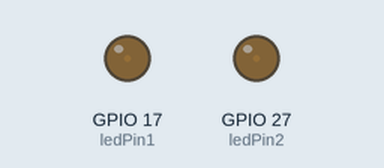
Simulated run of this sketch. Board: ESP32. On the bench: output pins drawn as LEDs (lit = HIGH).

Above: at 0.05 s.
At 2.15 s:
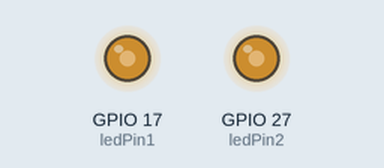
At 3.45 s:
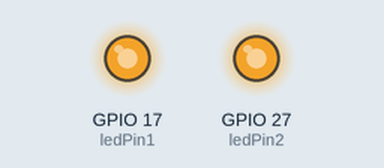
At 6.9 s:
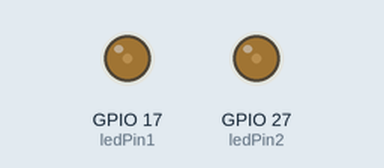
Timing chart, 0 to 10.0 s (numbered marks = the images above):
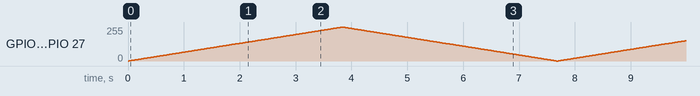

The sketch:

Programa_2_Geracao_PWM.ino
```cpp
// The number of the LED pin
const int ledPin1 = 17;  // 17 corresponds to GPIO17
const int ledPin2 = 27;  // 27 corresponds to GPIO27

// Setting PWM properties
const int freq = 5000;
const int ledChannel = 0;
const int resolution = 8;

void setup(){
  // configure LED PWM functionalitites
  ledcSetup(ledChannel, freq, resolution);
  // attach the channel to the GPIOs to be controlled
  ledcAttachPin(ledPin1, ledChannel);
  ledcAttachPin(ledPin2, ledChannel);
}

void loop(){
  // increase the LED brightness
  for(int dutyCycle = 0; dutyCycle <= 255; dutyCycle++)
  {
    // changing the LED brightness with PWM
    ledcWrite(ledChannel, dutyCycle);
    delay(15);
  }

  // decrease the LED brightness
  for(int dutyCycle = 255; dutyCycle >= 0; dutyCycle--)
  {
    // changing the LED brightness with PWM
    ledcWrite(ledChannel, dutyCycle);
    delay(15);
  }
}
```
